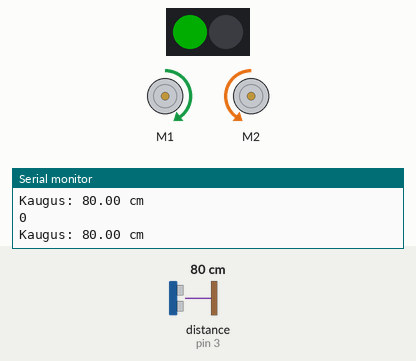
A sketch run on a simulated Arduino Uno, built with avr-gcc and run on an emulated ATmega328P. On the bench: 2 RGB LEDs in strip order, left to right, 2 × DC motor (green arrow = forward, orange = backward, longer = faster), the last lines printed to the serial monitor. The test bench sets the inputs (shaded band); at power-on: distance to the obstacle (sensor on pin 3) 80 cm. Dim RGB values are drawn brighter than linear; random numbers use the default seed unless the sketch sets one.

Above: at 1.2 s.
1.3 s: distance to the obstacle (sensor on pin 3) set to 16 cm
2.8 s: distance to the obstacle (sensor on pin 3) set to 12 cm
At 3.8 s:
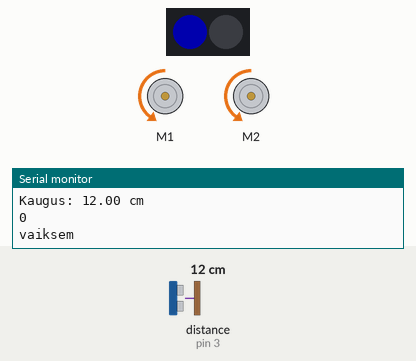
5.8 s: distance to the obstacle (sensor on pin 3) set to 35 cm
At 6.8 s:
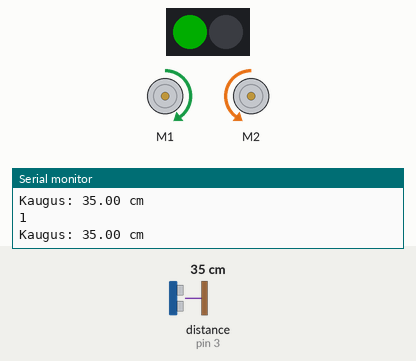
7.7 s: distance to the obstacle (sensor on pin 3) set to 2 cm
At 9.9 s:
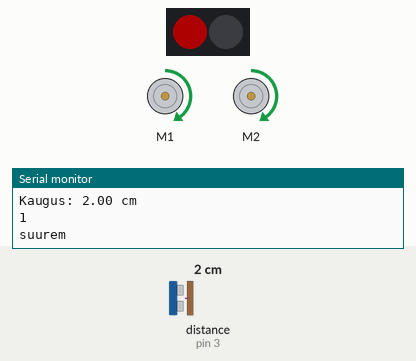
Timing chart, 0 to 11.7 s (numbered marks = the images above; inputs shaded):
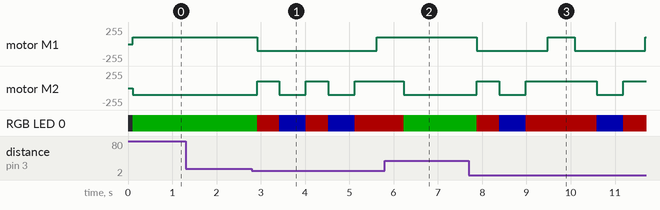

Measured:
- the behaviour switches between 15 and 14 cm on distance to the obstacle (sensor on pin 3) (found by bisection; images 0 and 1)
- after the input at 2.8 s, motor M1: forward 100/255 → backward 100/255 after 0.12 s, → forward 100/255 2.7 s later; motor M2: alternates forward 100/255 for 0.50 s and backward 100/255 for 0.60 s, starting after 0.12 s; RGB LED 0: alternates RGB(50, 0, 0) for 0.50 s and RGB(0, 0, 50) for 0.60 s, starting after 0.12 s
- after the input at 5.8 s, motor M2: forward 100/255 → backward 100/255 after 0.43 s; RGB LED 0: RGB(50, 0, 0) → RGB(0, 50, 0) after 0.43 s
- after the input at 7.7 s, motor M1: alternates forward 100/255 for 0.60 s and backward 100/255 for 1.6 s, starting after 0.18 s; motor M2: goes forward 100/255 0.50 s, backward 100/255 0.60 s, forward 100/255 1.6 s, backward 100/255 0.60 s, then forward 100/255, starting after 0.18 s

The sketch:

ultrasonic_test_02.ino
```cpp
#include "MeMCore.h"

MeUltrasonicSensor kAndur(PORT_3);
MeRGBLed led(PORT_7);
uint8_t punane=0;
uint8_t roheline=0;
uint8_t sinine=0;

MeDCMotor motorParem(M1);
MeDCMotor motorVasak(M2);

uint8_t motorSpeed = 100;
long juhunumber;

void setup() {
  Serial.begin(9600);
}

void loop() {

  float kaugus = kAndur.distanceCm();
  Serial.print("Kaugus: ");
  Serial.print(kaugus );
  Serial.println(" cm");
  delay(100);

  juhunumber = random(0, 2);
  Serial.println(juhunumber);

  led.setColorAt(0,00,50,0);
  led.show();

      motorParem.run(motorSpeed);
      motorVasak.run(-motorSpeed);
      if (kaugus < 15){
        led.setColorAt(0,50,0,0);
        led.show();
      motorParem.stop();
      motorVasak.stop();
      //tagasi käik
      motorParem.run(-motorSpeed);
      motorVasak.run(motorSpeed);
      delay(500);
      if (juhunumber < 1){
        led.setColorAt(0,0,0,50);
        led.show();
        motorParem.run(-motorSpeed);
        motorVasak.run(-motorSpeed);
        Serial.println("vaiksem");
        }else{
        motorParem.run(motorSpeed);
        motorVasak.run(motorSpeed);
        Serial.println("suurem");
        }

      delay(500);
      }
}
```
